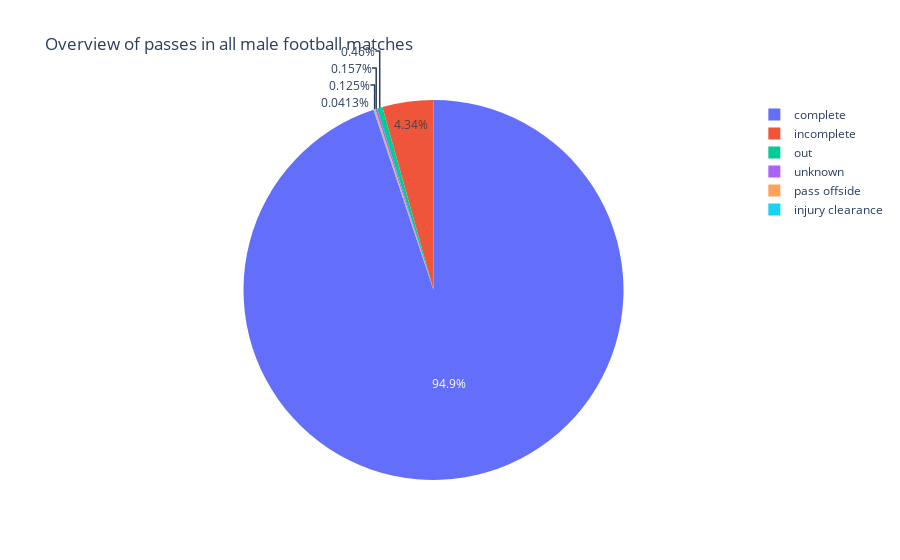

Notebook source saved alongside this figure:
### Code cell
import plotly.express as px
# This dataframe has 244 lines, but 4 distinct values for `day`
#df = px.data.tips()
fig = px.pie(male_df, values='pass.outcome.name', names=types_pass, title='Overview of passes in all male football matches')
fig.show()

### Figure 1 — Plotly figure (JSON) as saved in the notebook; plotly's stock layout.template omitted (floating-point values rounded to 4 significant figures)
{"data": [{"domain": {"x": [0, 1], "y": [0, 1]}, "hovertemplate": "label=%{label}<br>pass.outcome.name=%{value}<extra></extra>", "labels": ["complete", "incomplete", "out", "unknown", "pass offside", "injury clearance"], "legendgroup": "", "name": "", "showlegend": true, "type": "pie", "values": [94.88, 4.338, 0.4597, 0.1566, 0.1245, 0.04125]}], "layout": {"legend": {"tracegroupgap": 0}, "title": {"text": "Overview of passes in all male football matches"}}}
